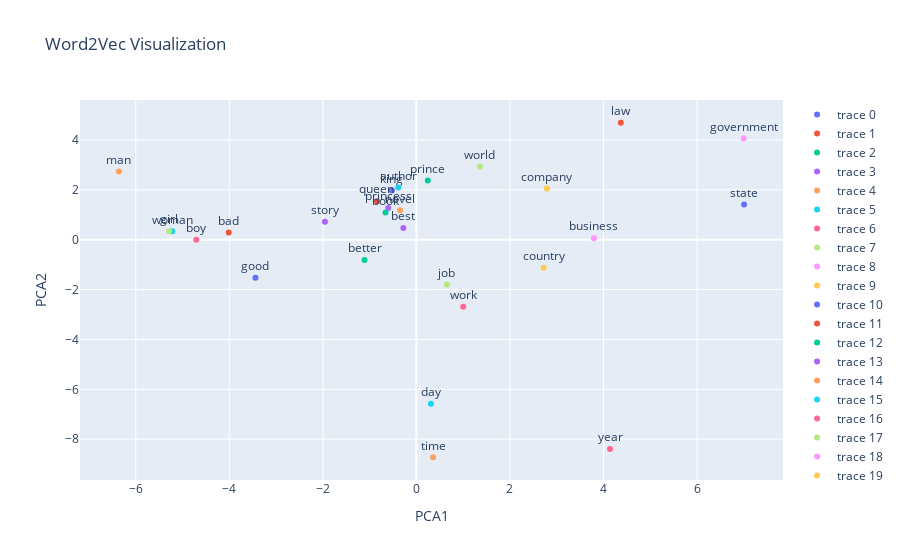

Notebook code for this chart:
### Code cell
# Step 14: Create a Plotly Scatter Plot with Labels
import plotly.graph_objects as go

# Create scatter plot
fig = go.Figure()
for i, word in enumerate(filtered_words):
    fig.add_trace(go.Scatter(x=[reduced_vectors[i, 0]], y=[reduced_vectors[i, 1]],
                             mode='markers+text',
                             text=[word],
                             textposition='top center'))

fig.update_layout(title="Word2Vec Visualization", xaxis_title="PCA1", yaxis_title="PCA2")
fig.show()

### Figure 1 — Plotly figure (JSON) as saved in the notebook; plotly's stock layout.template omitted (floating-point values rounded to 4 significant figures)
{"data": [{"mode": "markers+text", "text": ["king"], "textposition": "top center", "type": "scatter", "x": [-0.5247], "y": [1.977]}, {"mode": "markers+text", "text": ["queen"], "textposition": "top center", "type": "scatter", "x": [-0.8427], "y": [1.546]}, {"mode": "markers+text", "text": ["prince"], "textposition": "top center", "type": "scatter", "x": [0.2442], "y": [2.37]}, {"mode": "markers+text", "text": ["princess"], "textposition": "top center", "type": "scatter", "x": [-0.6023], "y": [1.268]}, {"mode": "markers+text", "text": ["man"], "textposition": "top center", "type": "scatter", "x": [-6.36], "y": [2.738]}, {"mode": "markers+text", "text": ["woman"], "textposition": "top center", "type": "scatter", "x": [-5.219], "y": [0.3378]}, {"mode": "markers+text", "text": ["boy"], "textposition": "top center", "type": "scatter", "x": [-4.705], "y": [0.0006976]}, {"mode": "markers+text", "text": ["girl"], "textposition": "top center", "type": "scatter", "x": [-5.288], "y": [0.344]}, {"mode": "markers+text", "text": ["government"], "textposition": "top center", "type": "scatter", "x": [6.997], "y": [4.06]}, {"mode": "markers+text", "text": ["country"], "textposition": "top center", "type": "scatter", "x": [2.721], "y": [-1.123]}, {"mode": "markers+text", "text": ["state"], "textposition": "top center", "type": "scatter", "x": [7.005], "y": [1.416]}, {"mode": "markers+text", "text": ["law"], "textposition": "top center", "type": "scatter", "x": [4.369], "y": [4.691]}, {"mode": "markers+text", "text": ["book"], "textposition": "top center", "type": "scatter", "x": [-0.6603], "y": [1.088]}, {"mode": "markers+text", "text": ["story"], "textposition": "top center", "type": "scatter", "x": [-1.956], "y": [0.7192]}, {"mode": "markers+text", "text": ["novel"], "textposition": "top center", "type": "scatter", "x": [-0.3496], "y": [1.177]}, {"mode": "markers+text", "text": ["author"], "textposition": "top center", "type": "scatter", "x": [-0.3891], "y": [2.093]}, {"mode": "markers+text", "text": ["work"], "textposition": "top center", "type": "scatter", "x": [1.001], "y": [-2.694]}, {"mode": "markers+text", "text": ["job"], "textposition": "top center", "type": "scatter", "x": [0.6515], "y": [-1.792]}, {"mode": "markers+text", "text": ["business"], "textposition": "top center", "type": "scatter", "x": [3.795], "y": [0.06224]}, {"mode": "markers+text", "text": ["company"], "textposition": "top center", "type": "scatter", "x": [2.791], "y": [2.059]}, {"mode": "markers+text", "text": ["good"], "textposition": "top center", "type": "scatter", "x": [-3.441], "y": [-1.529]}, {"mode": "markers+text", "text": ["bad"], "textposition": "top center", "type": "scatter", "x": [-4.012], "y": [0.2856]}, {"mode": "markers+text", "text": ["better"], "textposition": "top center", "type": "scatter", "x": [-1.109], "y": [-0.8117]}, {"mode": "markers+text", "text": ["best"], "textposition": "top center", "type": "scatter", "x": [-0.2791], "y": [0.4708]}, {"mode": "markers+text", "text": ["time"], "textposition": "top center", "type": "scatter", "x": [0.3563], "y": [-8.725]}, {"mode": "markers+text", "text": ["day"], "textposition": "top center", "type": "scatter", "x": [0.3108], "y": [-6.575]}, {"mode": "markers+text", "text": ["year"], "textposition": "top center", "type": "scatter", "x": [4.139], "y": [-8.39]}, {"mode": "markers+text", "text": ["world"], "textposition": "top center", "type": "scatter", "x": [1.358], "y": [2.936]}], "layout": {"title": {"text": "Word2Vec Visualization"}, "xaxis": {"title": {"text": "PCA1"}}, "yaxis": {"title": {"text": "PCA2"}}}}
